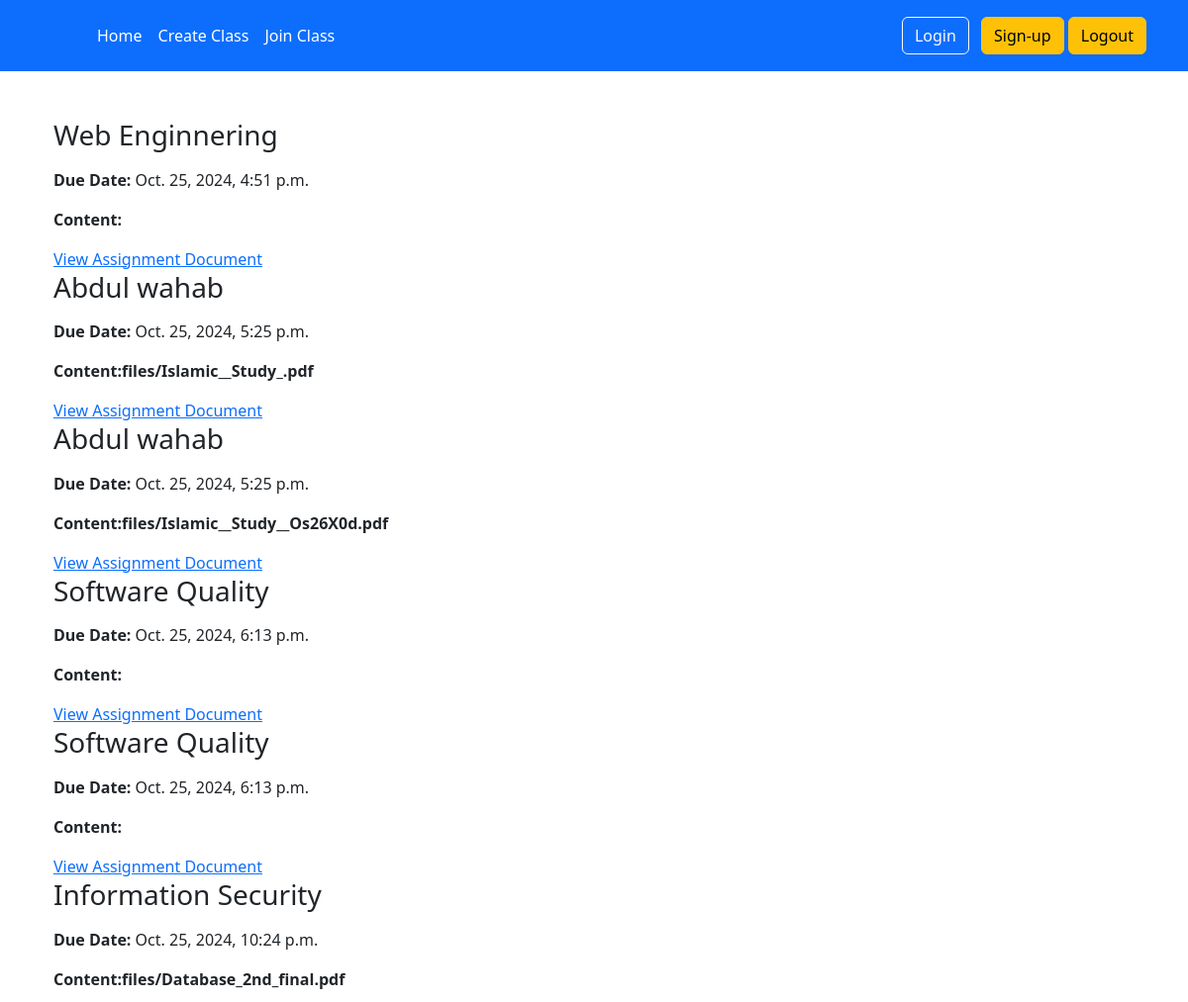
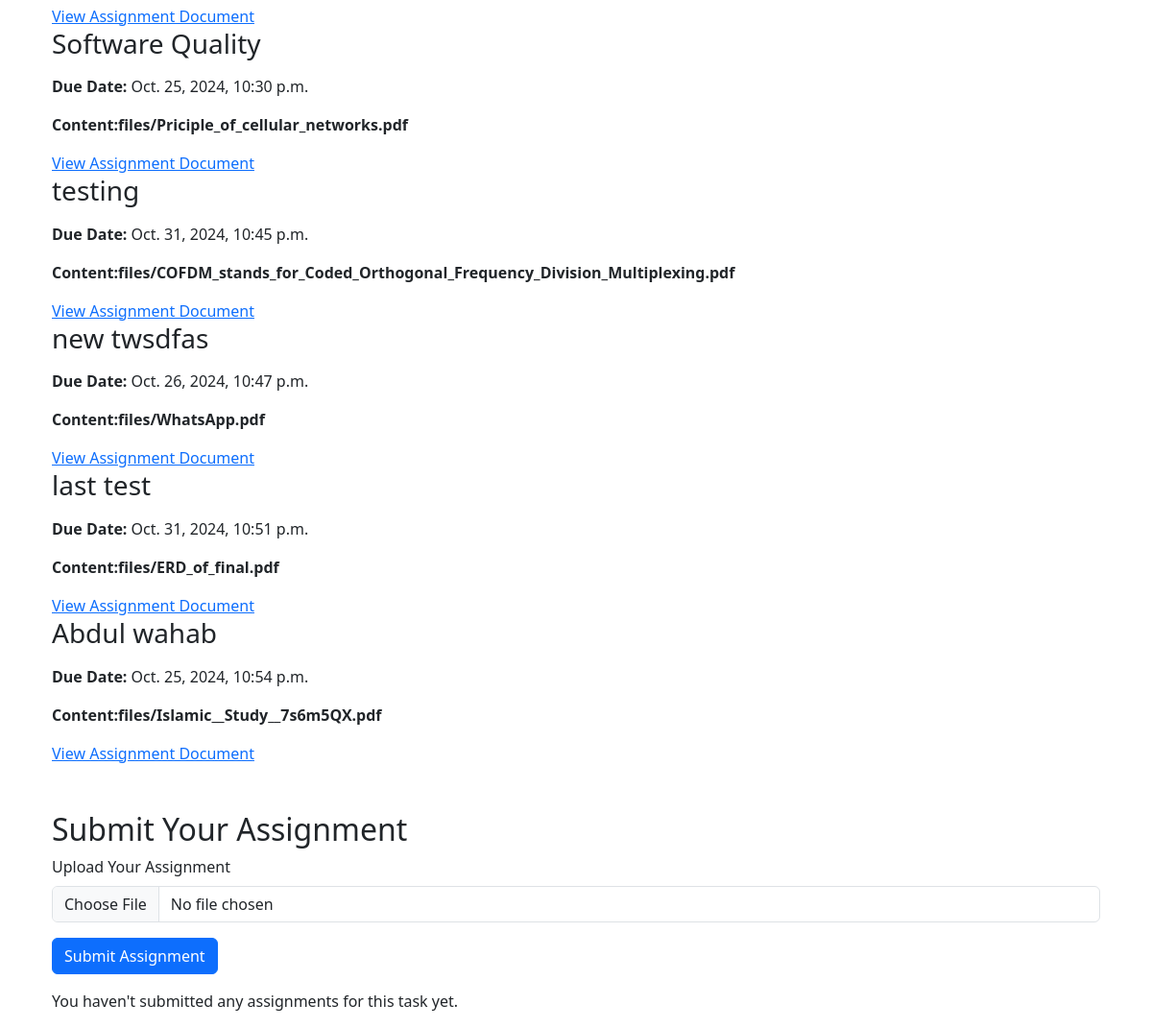
The app's page /assignment/12/ (signed in) with its own data (2 pictures, top to bottom).
### authz/models.py (models this page shows)
class Assignment(models.Model):
    name = models.ForeignKey(GoogleClass,on_delete=models.CASCADE, blank=True, null=True, related_name='class_int')
    assignment_name = models.CharField(max_length=255)
    content = models.FileField(upload_to='files/',blank= True,null=True)
    due_date = models.DateTimeField()
    created_at = models.DateTimeField(auto_now_add=True)
    def __str__(self):
        return self.assignment_name

### home/views/home_view.py (the view, shortened to what this page needs)
# urls.py: path('assignment/<int:id>/', home_view.view_assignment, name='view_assignment'),
@login_required
def view_assignment(request, id):
    assignm = GoogleClass.objects.filter(id=id).first()  # Ensure assignm is defined
    assignment = assignm.class_int.all() if assignm else []  # Check if assignm exists
    print("Assignments:", assignment)
    context = {
        'assignments': assignment,
    }
    return render(request, 'view_assignment.html', context)

### templates/view_assignment.html (shortened to what this page needs)
{% extends "base.html" %}
{% block content %}
<div class="container mt-5">
    {% for assignment in assignments %}
    <h1 class="h3 mb-3">{{ assignment.assignment_name }}</h1>
    <p><strong>Due Date:</strong> {{ assignment.due_date }}</p>
    <p><strong>Content:{{assignment.content}}</strong></p>
    <a href="{{ assignment.content }}" target="_blank">View Assignment Document</a>
    {% endfor %}
    <h2 class="mt-5">Submit Your Assignment</h2>
    <form action="" method="post" enctype="multipart/form-data">
        <div class="mb-3">
            <label for="file_url" class="form-label">Upload Your Assignment</label>
            <input type="file" name="file_url" class="form-control" required>
        </div>
        <button type="submit" class="btn btn-primary">Submit Assignment</button>
    </form>
    {% if submitted_assignments %}
        <h2 class="mt-5">Your Submitted Assignments</h2>
        <ul class="list-group">
            {% for submission in submitted_assignments %}
                <li class="list-group-item">
                    <a href="" target="_blank">View Submitted Assignment</a>
                    <span class="badge bg-success">Submitted on: </span>
                </li>
            {% endfor %}
        </ul>
    {% else %}
        <p class="mt-3">You haven't submitted any assignments for this task yet.</p>
    {% endif %}
</div>
{% endblock content %}

### records on screen
Assignment: assignment_name "Web Enginnering", due_date "Oct. 25, 2024, 4:51 p.m."
Assignment: assignment_name "Abdul wahab", due_date "Oct. 25, 2024, 5:25 p.m.", content "files/Islamic__Study_.pdf"
Assignment: assignment_name "Abdul wahab", due_date "Oct. 25, 2024, 5:25 p.m.", content "files/Islamic__Study__Os26X0d.pdf"
Assignment: assignment_name "Software Quality", due_date "Oct. 25, 2024, 6:13 p.m."
Assignment: assignment_name "Software Quality", due_date "Oct. 25, 2024, 6:13 p.m."
Assignment: assignment_name "Information Security", due_date "Oct. 25, 2024, 10:24 p.m.", content "files/Database_2nd_final.pdf"
Assignment: assignment_name "Software Quality", due_date "Oct. 25, 2024, 10:30 p.m.", content "files/Priciple_of_cellular_networks.pdf"
Assignment: assignment_name "testing", due_date "Oct. 31, 2024, 10:45 p.m.", content "files/COFDM_stands_for_Coded_Orthogonal_Frequency_Division_Multiplexing.pdf"
Assignment: assignment_name "new twsdfas", due_date "Oct. 26, 2024, 10:47 p.m.", content "files/WhatsApp.pdf"
Assignment: assignment_name "last test", due_date "Oct. 31, 2024, 10:51 p.m.", content "files/ERD_of_final.pdf"
Assignment: assignment_name "Abdul wahab", due_date "Oct. 25, 2024, 10:54 p.m.", content "files/Islamic__Study__7s6m5QX.pdf"
